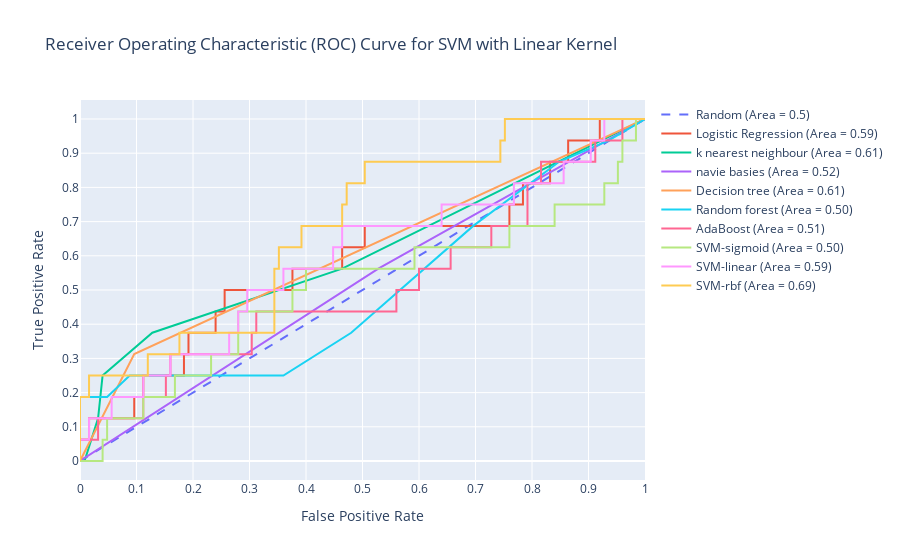

The code cell stored with this chart in its notebook:
### Code cell
import numpy as np
import plotly.graph_objects as go
from sklearn.linear_model import LogisticRegression
from sklearn.svm import SVC
from sklearn.metrics import roc_curve, roc_auc_score
from sklearn.preprocessing import StandardScaler

scaler = StandardScaler()
X_train_scaled = scaler.fit_transform(X_train)
X_test_scaled = scaler.transform(X_test)

# Logistic Regression model
X=ak
y=df['vital.status']
X_train, X_test, y_train, y_test = train_test_split(X, y, test_size=0.2, random_state=42)
lr_model = LogisticRegression(max_iter=1000)
lr_model.fit(X_train, y_train)
lr_scores = lr_model.predict_proba(X_test)[:,1]
lr_fpr, lr_tpr, lr_thresholds = roc_curve(y_test, lr_scores)
lr_auc = roc_auc_score(y_test, lr_scores)
trace1 = go.Scatter(
    x=lr_fpr,
    y=lr_tpr,
    mode='lines',
    name=f'Logistic Regression (Area = {lr_auc:.2f})'
)

#knn model

knn_model=KNeighborsClassifier(n_neighbors=5)
knn_model.fit(X_train_scaled ,y_train)
knn_scores = knn_model.predict_proba(X_test_scaled )[:,1]
knn_fpr, knn_tpr, knn_thresholds = roc_curve(y_test, knn_scores)
knn_auc = roc_auc_score(y_test, knn_scores)
trace2 = go.Scatter(
    x=knn_fpr,
    y=knn_tpr,
    mode='lines',
    name=f'k nearest neighbour (Area = {knn_auc:.2f})'
)

#navie basies

nb_model= GaussianNB()
nb_model.fit(X_train,y_train)
nb_scores = nb_model.predict_proba(X_test)[:,1]
nb_fpr, nb_tpr, nb_thresholds = roc_curve(y_test, nb_scores)
nb_auc = roc_auc_score(y_test, nb_scores)
trace3 = go.Scatter(
    x=nb_fpr,
    y=nb_tpr,
    mode='lines',
    name=f'navie basies (Area = {nb_auc:.2f})'
)

#decision tree

dt_model=DecisionTreeClassifier(criterion = "gini",random_state=40)
dt_model.fit(X_train,y_train)
dt_scores =dt_model.predict_proba(X_test)[:,1]
dt_fpr,dt_tpr, dt_thresholds = roc_curve(y_test,dt_scores)
dt_auc = roc_auc_score(y_test,dt_scores)
trace4 = go.Scatter(
    x=dt_fpr,
    y=dt_tpr,
    mode='lines',
    name=f'Decision tree (Area = {dt_auc:.2f})'
)

#random forest

rf_model=RandomForestClassifier(n_estimators=30, random_state=42)
rf_model.fit(X_train,y_train)
rf_scores =rf_model.predict_proba(X_test)[:,1]
rf_fpr,rf_tpr,rf_thresholds = roc_curve(y_test,rf_scores)
rf_auc = roc_auc_score(y_test,rf_scores)
trace5= go.Scatter(
    x=rf_fpr,
    y=rf_tpr,
    mode='lines',
    name=f'Random forest (Area = {rf_auc:.2f})'
)


#adboost
ad_model= AdaBoostClassifier(n_estimators=40, random_state=42)
ad_model.fit(X_train, y_train)
ad_scores =ad_model.predict_proba(X_test)[:,1]
ad_fpr,ad_tpr,ad_thresholds = roc_curve(y_test,ad_scores)
ad_auc = roc_auc_score(y_test,ad_scores)
trace6= go.Scatter(
    x=ad_fpr,
    y=ad_tpr,
    mode='lines',
    name=f'AdaBoost (Area = {ad_auc:.2f})'
)

#Svm sigmoid

sigmoid_model= SVC(kernel='sigmoid',probability=True)
sigmoid_model.fit(X_train, y_train)
sigmoid_scores =sigmoid_model.predict_proba(X_test)[:,1]
sigmoid_fpr,sigmoid_tpr,sigmoid_thresholds = roc_curve(y_test,sigmoid_scores)
sigmoid_auc = roc_auc_score(y_test,sigmoid_scores)
trace7= go.Scatter(
    x=sigmoid_fpr,
    y=sigmoid_tpr,
    mode='lines',
    name=f'SVM-sigmoid (Area = {sigmoid_auc:.2f})'
)


#SVM linear

linear_model= SVC(kernel='linear',probability=True)
linear_model.fit(X_train, y_train)
linear_scores =linear_model.predict_proba(X_test)[:,1]
linear_fpr,linear_tpr,linear_thresholds = roc_curve(y_test,linear_scores)
linear_auc = roc_auc_score(y_test,linear_scores)
trace8= go.Scatter(
    x=linear_fpr,
    y=linear_tpr,
    mode='lines',
    name=f'SVM-linear (Area = {linear_auc:.2f})'
)

# SVM RBF

rbf_model= SVC(kernel='rbf',probability=True)
rbf_model.fit(X_train, y_train)
rbf_scores =rbf_model.predict_proba(X_test)[:,1]
rbf_fpr,rbf_tpr,rbf_thresholds = roc_curve(y_test,rbf_scores)
rbf_auc = roc_auc_score(y_test,rbf_scores)
trace9= go.Scatter(
    x=rbf_fpr,
    y=rbf_tpr,
    mode='lines',
    name=f'SVM-rbf (Area = {rbf_auc:.2f})'
)
# Diagonal line
trace0 = go.Scatter(
    x=[0, 1], 
    y=[0, 1], 
    mode='lines', 
    name='Random (Area = 0.5)', 
    line=dict(dash='dash')
)

layout = go.Layout(
    xaxis=dict(title='False Positive Rate', tickmode='linear', tick0=0, dtick=0.1),
    yaxis=dict(title='True Positive Rate', tickmode='linear', tick0=0, dtick=0.1),
    title='Receiver Operating Characteristic (ROC) Curve for SVM with Linear Kernel'
)
data = [trace0,trace1,trace2,trace3,trace4,trace5,trace6,trace7,trace8,trace9]

fig = go.Figure(data=data, layout=layout)

# Show figure
fig.show()

### Figure 1 — Plotly figure (JSON) as saved in the notebook; plotly's stock layout.template omitted (floating-point values rounded to 4 significant figures)
{"data": [{"line": {"dash": "dash"}, "mode": "lines", "name": "Random (Area = 0.5)", "type": "scatter", "x": [0, 1], "y": [0, 1]}, {"mode": "lines", "name": "Logistic Regression (Area = 0.59)", "type": "scatter", "x": [0, 0, 0.016, 0.016, 0.096, 0.096, 0.112, 0.112, 0.184, 0.184, 0.192, 0.192, 0.24, 0.24, 0.256, 0.256, 0.376, 0.376, 0.464, 0.464, 0.504, 0.504, 0.76, 0.76, 0.784, 0.784, 0.832, 0.832, 0.864, 0.864, 0.92, 0.92, 1], "y": [0, 0.0625, 0.0625, 0.125, 0.125, 0.1875, 0.1875, 0.25, 0.25, 0.3125, 0.3125, 0.375, 0.375, 0.4375, 0.4375, 0.5, 0.5, 0.5625, 0.5625, 0.625, 0.625, 0.6875, 0.6875, 0.75, 0.75, 0.8125, 0.8125, 0.875, 0.875, 0.9375, 0.9375, 1, 1]}, {"mode": "lines", "name": "k nearest neighbour (Area = 0.61)", "type": "scatter", "x": [0, 0.008, 0.032, 0.04, 0.128, 0.464, 1], "y": [0, 0, 0.125, 0.25, 0.375, 0.5625, 1]}, {"mode": "lines", "name": "navie basies (Area = 0.52)", "type": "scatter", "x": [0, 0.528, 1], "y": [0, 0.5625, 1]}, {"mode": "lines", "name": "Decision tree (Area = 0.61)", "type": "scatter", "x": [0, 0.096, 1], "y": [0, 0.3125, 1]}, {"mode": "lines", "name": "Random forest (Area = 0.50)", "type": "scatter", "x": [0, 0, 0, 0.016, 0.032, 0.048, 0.088, 0.128, 0.2, 0.256, 0.36, 0.48, 0.696, 0.848, 0.936, 1], "y": [0, 0.0625, 0.1875, 0.1875, 0.1875, 0.1875, 0.25, 0.25, 0.25, 0.25, 0.25, 0.375, 0.6875, 0.875, 0.9375, 1]}, {"mode": "lines", "name": "AdaBoost (Area = 0.51)", "type": "scatter", "x": [0, 0, 0.032, 0.032, 0.112, 0.112, 0.152, 0.152, 0.16, 0.16, 0.304, 0.304, 0.312, 0.312, 0.56, 0.56, 0.6, 0.6, 0.656, 0.656, 0.728, 0.728, 0.792, 0.792, 0.816, 0.816, 0.912, 0.912, 0.96, 0.96, 1], "y": [0, 0.0625, 0.0625, 0.125, 0.125, 0.1875, 0.1875, 0.25, 0.25, 0.3125, 0.3125, 0.375, 0.375, 0.4375, 0.4375, 0.5, 0.5, 0.5625, 0.5625, 0.625, 0.625, 0.6875, 0.6875, 0.8125, 0.8125, 0.875, 0.875, 0.9375, 0.9375, 1, 1]}, {"mode": "lines", "name": "SVM-sigmoid (Area = 0.50)", "type": "scatter", "x": [0, 0.008, 0.04, 0.04, 0.048, 0.048, 0.112, 0.112, 0.168, 0.168, 0.232, 0.232, 0.28, 0.28, 0.376, 0.376, 0.4, 0.4, 0.592, 0.592, 0.76, 0.76, 0.84, 0.84, 0.928, 0.928, 0.952, 0.952, 0.96, 0.96, 0.984, 0.984, 1], "y": [0, 0, 0, 0.0625, 0.0625, 0.125, 0.125, 0.1875, 0.1875, 0.25, 0.25, 0.3125, 0.3125, 0.4375, 0.4375, 0.5, 0.5, 0.5625, 0.5625, 0.625, 0.625, 0.6875, 0.6875, 0.75, 0.75, 0.8125, 0.8125, 0.875, 0.875, 0.9375, 0.9375, 1, 1]}, {"mode": "lines", "name": "SVM-linear (Area = 0.59)", "type": "scatter", "x": [0, 0, 0.016, 0.016, 0.056, 0.056, 0.112, 0.112, 0.16, 0.16, 0.264, 0.264, 0.28, 0.28, 0.296, 0.296, 0.36, 0.36, 0.448, 0.448, 0.464, 0.464, 0.64, 0.64, 0.768, 0.768, 0.856, 0.856, 0.904, 0.904, 0.928, 0.928, 1], "y": [0, 0.0625, 0.0625, 0.125, 0.125, 0.1875, 0.1875, 0.25, 0.25, 0.3125, 0.3125, 0.375, 0.375, 0.4375, 0.4375, 0.5, 0.5, 0.5625, 0.5625, 0.625, 0.625, 0.6875, 0.6875, 0.75, 0.75, 0.8125, 0.8125, 0.875, 0.875, 0.9375, 0.9375, 1, 1]}, {"mode": "lines", "name": "SVM-rbf (Area = 0.69)", "type": "scatter", "x": [0, 0, 0, 0.016, 0.016, 0.12, 0.12, 0.176, 0.176, 0.344, 0.344, 0.352, 0.352, 0.392, 0.392, 0.464, 0.464, 0.472, 0.472, 0.504, 0.504, 0.744, 0.744, 0.752, 0.752, 1], "y": [0, 0.0625, 0.1875, 0.1875, 0.25, 0.25, 0.3125, 0.3125, 0.375, 0.375, 0.5625, 0.5625, 0.625, 0.625, 0.6875, 0.6875, 0.75, 0.75, 0.8125, 0.8125, 0.875, 0.875, 0.9375, 0.9375, 1, 1]}], "layout": {"title": {"text": "Receiver Operating Characteristic (ROC) Curve for SVM with Linear Kernel"}, "xaxis": {"dtick": 0.1, "tick0": 0, "tickmode": "linear", "title": {"text": "False Positive Rate"}}, "yaxis": {"dtick": 0.1, "tick0": 0, "tickmode": "linear", "title": {"text": "True Positive Rate"}}}}
